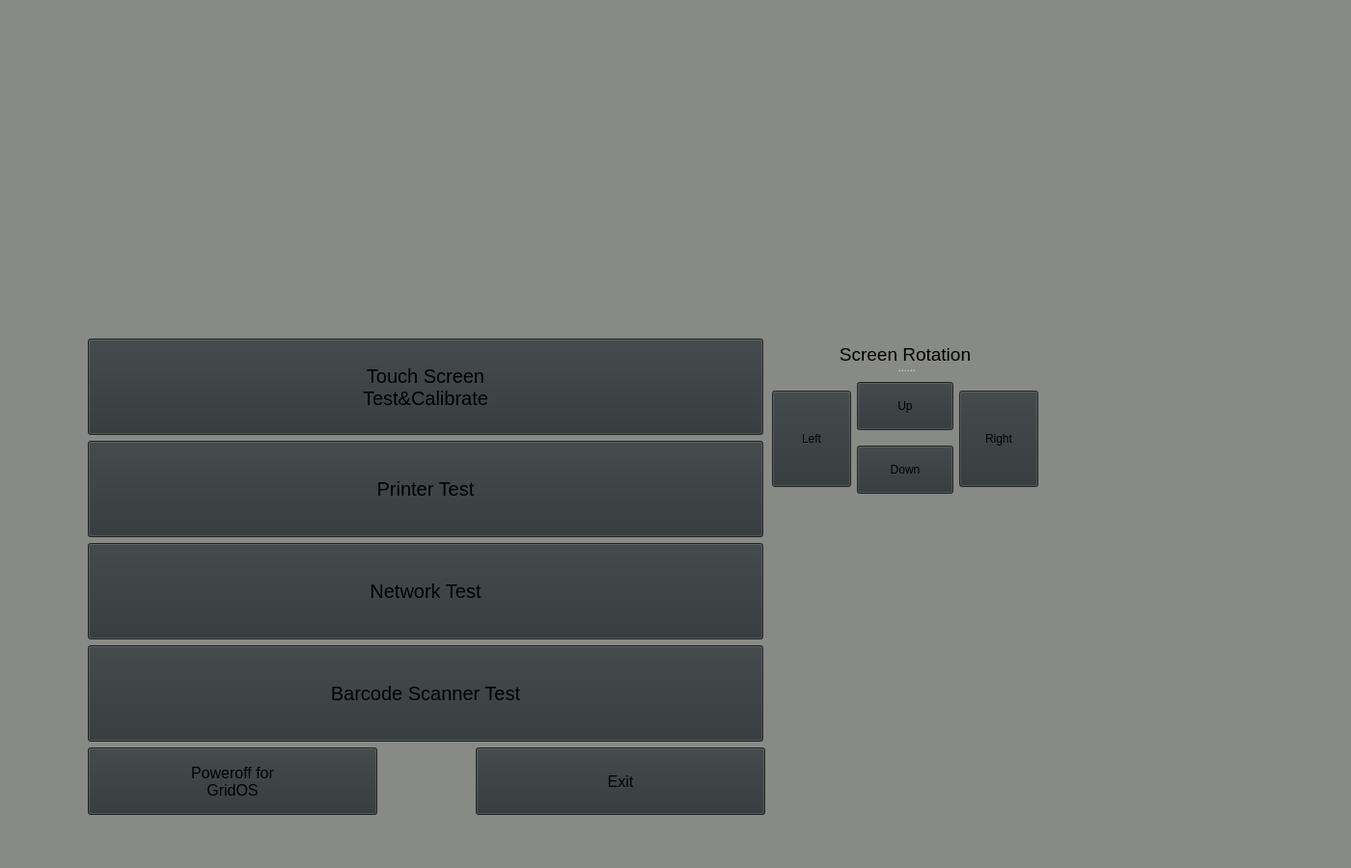
<?xml version="1.0" encoding="UTF-8"?>
<ui version="4.0">
 <class>MainWindow</class>
 <widget class="QMainWindow" name="MainWindow">
  <property name="geometry">
   <rect>
    <x>0</x>
    <y>0</y>
    <width>1400</width>
    <height>900</height>
   </rect>
  </property>
  <property name="minimumSize">
   <size>
    <width>3</width>
    <height>0</height>
   </size>
  </property>
  <property name="windowTitle">
   <string>MainWindow</string>
  </property>
  <property name="styleSheet">
   <string notr="true">background-color: rgb(136, 138, 133);</string>
  </property>
  <widget class="QWidget" name="centralwidget">
   <widget class="QLabel" name="label">
    <property name="geometry">
     <rect>
      <x>10</x>
      <y>-20</y>
      <width>1000</width>
      <height>311</height>
     </rect>
    </property>
    <property name="minimumSize">
     <size>
      <width>1000</width>
      <height>311</height>
     </size>
    </property>
    <property name="maximumSize">
     <size>
      <width>761</width>
      <height>311</height>
     </size>
    </property>
    <property name="styleSheet">
     <string notr="true">background-color: rgba(191, 64, 64, 0);</string>
    </property>
    <property name="text">
     <string/>
    </property>
    <property name="pixmap">
     <pixmap>../resource/ombori_white4.png</pixmap>
    </property>
   </widget>
   <widget class="QWidget" name="layoutWidget">
    <property name="geometry">
     <rect>
      <x>91</x>
      <y>351</y>
      <width>702</width>
      <height>498</height>
     </rect>
    </property>
    <layout class="QVBoxLayout" name="verticalLayout">
     <item>
      <widget class="QPushButton" name="TouchScreenTest_Button">
       <property name="minimumSize">
        <size>
         <width>700</width>
         <height>100</height>
        </size>
       </property>
       <property name="maximumSize">
        <size>
         <width>700</width>
         <height>100</height>
        </size>
       </property>
       <property name="font">
        <font>
         <pointsize>15</pointsize>
        </font>
       </property>
       <property name="styleSheet">
        <string notr="true">background-color: rgb(46, 52, 54);</string>
       </property>
       <property name="text">
        <string>Touch Screen 
Test&amp;&amp;Calibrate</string>
       </property>
      </widget>
     </item>
     <item>
      <widget class="QPushButton" name="PrinterTest_button">
       <property name="minimumSize">
        <size>
         <width>700</width>
         <height>100</height>
        </size>
       </property>
       <property name="maximumSize">
        <size>
         <width>700</width>
         <height>100</height>
        </size>
       </property>
       <property name="font">
        <font>
         <pointsize>15</pointsize>
        </font>
       </property>
       <property name="styleSheet">
        <string notr="true">background-color: rgb(46, 52, 54);</string>
       </property>
       <property name="text">
        <string>Printer Test</string>
       </property>
      </widget>
     </item>
     <item>
      <widget class="QPushButton" name="networkTest_Button">
       <property name="minimumSize">
        <size>
         <width>700</width>
         <height>100</height>
        </size>
       </property>
       <property name="maximumSize">
        <size>
         <width>700</width>
         <height>100</height>
        </size>
       </property>
       <property name="font">
        <font>
         <pointsize>15</pointsize>
        </font>
       </property>
       <property name="styleSheet">
        <string notr="true">background-color: rgb(46, 52, 54);</string>
       </property>
       <property name="text">
        <string>Network Test</string>
       </property>
      </widget>
     </item>
     <item>
      <widget class="QPushButton" name="BarcodeScanner_button">
       <property name="minimumSize">
        <size>
         <width>700</width>
         <height>100</height>
        </size>
       </property>
       <property name="maximumSize">
        <size>
         <width>700</width>
         <height>100</height>
        </size>
       </property>
       <property name="font">
        <font>
         <pointsize>15</pointsize>
        </font>
       </property>
       <property name="styleSheet">
        <string notr="true">background-color: rgb(46, 52, 54);</string>
       </property>
       <property name="text">
        <string>Barcode Scanner Test</string>
       </property>
      </widget>
     </item>
     <item>
      <layout class="QHBoxLayout" name="horizontalLayout">
       <item>
        <widget class="QPushButton" name="poweroff_Button">
         <property name="minimumSize">
          <size>
           <width>300</width>
           <height>70</height>
          </size>
         </property>
         <property name="maximumSize">
          <size>
           <width>300</width>
           <height>70</height>
          </size>
         </property>
         <property name="font">
          <font>
           <pointsize>12</pointsize>
          </font>
         </property>
         <property name="styleSheet">
          <string notr="true">background-color: rgb(46, 52, 54);</string>
         </property>
         <property name="text">
          <string>Poweroff for
GridOS</string>
         </property>
        </widget>
       </item>
       <item>
        <spacer name="horizontalSpacer">
         <property name="orientation">
          <enum>Qt::Horizontal</enum>
         </property>
         <property name="sizeHint" stdset="0">
          <size>
           <width>40</width>
           <height>20</height>
          </size>
         </property>
        </spacer>
       </item>
       <item>
        <widget class="QPushButton" name="exit_Button">
         <property name="minimumSize">
          <size>
           <width>300</width>
           <height>70</height>
          </size>
         </property>
         <property name="maximumSize">
          <size>
           <width>300</width>
           <height>70</height>
          </size>
         </property>
         <property name="font">
          <font>
           <pointsize>12</pointsize>
          </font>
         </property>
         <property name="styleSheet">
          <string notr="true">background-color: rgb(46, 52, 54);</string>
         </property>
         <property name="text">
          <string>Exit</string>
         </property>
        </widget>
       </item>
      </layout>
     </item>
    </layout>
   </widget>
   <widget class="QSplitter" name="splitter">
    <property name="geometry">
     <rect>
      <x>800</x>
      <y>352</y>
      <width>276</width>
      <height>172</height>
     </rect>
    </property>
    <property name="orientation">
     <enum>Qt::Vertical</enum>
    </property>
    <widget class="QLabel" name="label_2">
     <property name="font">
      <font>
       <pointsize>14</pointsize>
      </font>
     </property>
     <property name="text">
      <string>Screen Rotation</string>
     </property>
     <property name="alignment">
      <set>Qt::AlignCenter</set>
     </property>
    </widget>
    <widget class="QWidget" name="">
     <layout class="QHBoxLayout" name="horizontalLayout_2">
      <item>
       <widget class="QPushButton" name="rotate_left_button">
        <property name="sizePolicy">
         <sizepolicy hsizetype="Minimum" vsizetype="Fixed">
          <horstretch>70</horstretch>
          <verstretch>100</verstretch>
         </sizepolicy>
        </property>
        <property name="minimumSize">
         <size>
          <width>70</width>
          <height>100</height>
         </size>
        </property>
        <property name="styleSheet">
         <string notr="true">background-color: rgb(46, 52, 54);</string>
        </property>
        <property name="text">
         <string>Left</string>
        </property>
       </widget>
      </item>
      <item>
       <layout class="QVBoxLayout" name="verticalLayout_2">
        <item>
         <widget class="QPushButton" name="rotate_up_button">
          <property name="sizePolicy">
           <sizepolicy hsizetype="Minimum" vsizetype="Fixed">
            <horstretch>100</horstretch>
            <verstretch>50</verstretch>
           </sizepolicy>
          </property>
          <property name="minimumSize">
           <size>
            <width>100</width>
            <height>50</height>
           </size>
          </property>
          <property name="styleSheet">
           <string notr="true">background-color: rgb(46, 52, 54);
</string>
          </property>
          <property name="text">
           <string>Up</string>
          </property>
         </widget>
        </item>
        <item>
         <widget class="QPushButton" name="rotate_down_button">
          <property name="sizePolicy">
           <sizepolicy hsizetype="Minimum" vsizetype="Fixed">
            <horstretch>100</horstretch>
            <verstretch>50</verstretch>
           </sizepolicy>
          </property>
          <property name="minimumSize">
           <size>
            <width>100</width>
            <height>50</height>
           </size>
          </property>
          <property name="styleSheet">
           <string notr="true">background-color: rgb(46, 52, 54);</string>
          </property>
          <property name="text">
           <string>Down</string>
          </property>
         </widget>
        </item>
       </layout>
      </item>
      <item>
       <widget class="QPushButton" name="rotate_right_button">
        <property name="sizePolicy">
         <sizepolicy hsizetype="Minimum" vsizetype="Fixed">
          <horstretch>70</horstretch>
          <verstretch>100</verstretch>
         </sizepolicy>
        </property>
        <property name="minimumSize">
         <size>
          <width>70</width>
          <height>100</height>
         </size>
        </property>
        <property name="styleSheet">
         <string notr="true">background-color: rgb(46, 52, 54);</string>
        </property>
        <property name="text">
         <string>Right</string>
        </property>
       </widget>
      </item>
     </layout>
    </widget>
   </widget>
  </widget>
  <widget class="QMenuBar" name="menubar">
   <property name="geometry">
    <rect>
     <x>0</x>
     <y>0</y>
     <width>1400</width>
     <height>22</height>
    </rect>
   </property>
  </widget>
  <widget class="QStatusBar" name="statusbar"/>
 </widget>
 <resources>
  <include location="../resource/resource.qrc"/>
 </resources>
 <connections/>
</ui>
